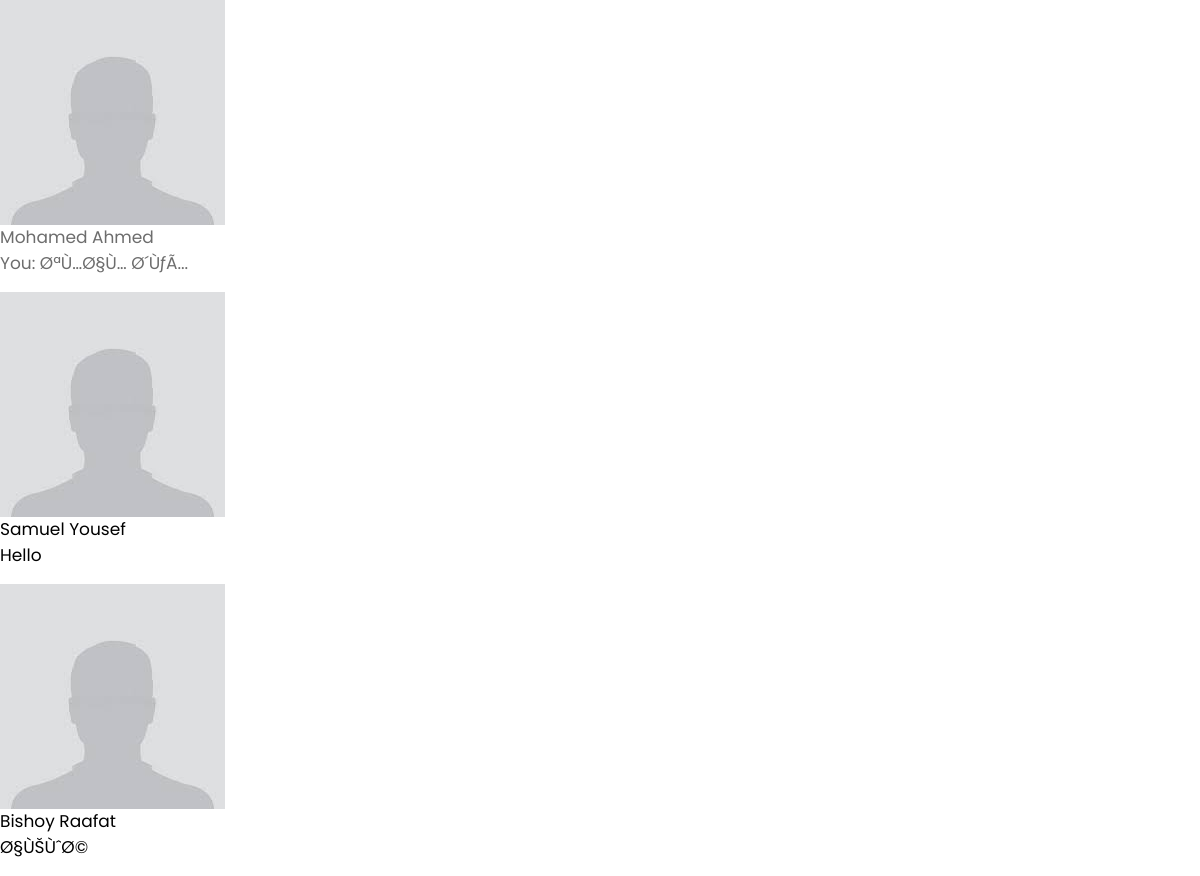
/php/chat.php (signed in), run on the app's committed database.
### tables this page shows
CREATE TABLE `chats` (
  `Chat_ID` int(11) NOT NULL,
  `userid` int(11) NOT NULL,
  `driverid` int(11) NOT NULL
);

CREATE TABLE `drivers` (
  `Driver_ID` int(11) NOT NULL,
  `First_Name` varchar(255) NOT NULL,
  `Last_Name` varchar(255) NOT NULL,
  `Mobile` varchar(255) NOT NULL,
  `Age` int(11) NOT NULL,
  `Country` varchar(255) NOT NULL,
  `National_ID` varchar(255) NOT NULL COMMENT 'rkm l bta2a',
  `License_ID` varchar(255) NOT NULL,
  `Driver_Image` varchar(255) NOT NULL,
  `Reg_Date` timestamp NOT NULL DEFAULT current_timestamp(),
  `UserID` int(11) NOT NULL
);

CREATE TABLE `messages` (
  `Message_ID` int(11) NOT NULL,
  `income_message_id` int(11) NOT NULL,
  `outing_message_id` int(11) NOT NULL,
  `message` varchar(1000) NOT NULL,
  `Chat_ID` int(11) NOT NULL,
  `Time` timestamp NOT NULL DEFAULT current_timestamp()
);

### int.php (called while the page is built, shortened)
<?php
$tpl = 'includes/templates/';
include $tpl . ('header.php');

### php/data.php (the view)
<?php
if ($user['Group_ID'] == 1) {
    while ($user = $stmt->fetch()) {
        $sql2 = $conn->prepare("SELECT * FROM messages WHERE (income_message_id = {$user['User_ID']}
                                OR outing_message_id = {$user['User_ID']}) AND (outing_message_id = {$outgoing_id}
                                OR income_message_id = {$outgoing_id}) ORDER BY Message_ID DESC LIMIT 1");
        $sql2->execute();
        $row2 = $sql2->fetch();
        $count = $sql2->rowCount();
        ($count > 0) ? $result = $row2['message'] : $result = "No message available";
        (strlen($result) > 28) ? $msg =  substr($result, 0, 28) . '...' : $msg = $result;
        if (isset($row2['outing_message_id'])) {
            ($outgoing_id == $row2['outing_message_id']) ? $you = "You: " : $you = "";
        } else {
            $you = "";
        }
        $output .= '   <a href="message.php?user_id=' . $user['User_ID'] . '">
                            <div class="content">
                                <img src="images/userimages/' . $user['User_Image'] . '" alt="">
                                <div class="details">
                                    <span>' . $user['First_Name'] . ' ' . $user['Last_Name'] . '</span>
                                    <p>' . $you . $msg . '</</p>
                                </div>
                            </div>
                        </a>';
    }
} else {
    while ($user = $stmt->fetch()) {
        $sql2 = $conn->prepare("SELECT * FROM messages WHERE (income_message_id = {$user['User_ID']}
                                OR outing_message_id = {$user['User_ID']}) AND (outing_message_id = {$outgoing_id}
                                OR income_message_id = {$outgoing_id}) ORDER BY Message_ID DESC LIMIT 1");
        $sql2->execute();
        $row2 = $sql2->fetch();
        $count = $sql2->rowCount();
        ($count > 0) ? $result = $row2['message'] : $result = "No message available";
        (strlen($result) > 28) ? $msg =  substr($result, 0, 28) . '...' : $msg = $result;
        if (isset($row2['outing_message_id'])) {
            ($outgoing_id == $row2['outing_message_id']) ? $you = "You: " : $you = "";
        } else {
            $you = "";
        }
        $output .= '   <a href="message.php?user_id=' . $user['User_ID'] . '">
                            <div class="content">
                                <img src="images/driverimages/' . $user['Driver_Image'] . '" alt="">
                                <div class="details">
                                    <span>' . $user['First_Name'] . ' ' . $user['Last_Name'] . '</span>
                                    <p>' . $you . $msg . '</</p>
                                </div>
                            </div>
                       </a>';
    }
}

### includes/templates/header.php (shortened to what this page needs)
<!doctype html>
<html lang="en">
  <head>
    <link href="https://cdn.jsdelivr.net/npm/bootstrap@5.0.0-beta1/dist/css/bootstrap.min.css" rel="stylesheet">
    <link rel="stylesheet" href=" \gradproject\layout\css\navbarhome.css">
    <link rel="stylesheet" href=" \gradproject\layout\css\navbar.css">
    <link rel="stylesheet" href=" \gradproject\layout\css\frontend.css">
    <link rel="stylesheet" href=" \gradproject\layout\css\loginstyle.css">
    <link rel="stylesheet" href=" \gradproject\layout\css\drivers.css">
    <link rel="stylesheet" href=" \gradproject\layout\css\chatstyle.css">
    <link rel="stylesheet" href=" \gradproject\layout\css\trips.css">
    <link rel="stylesheet" href=" \gradproject\layout\css\contact.css">
    <link rel="stylesheet" href=" \gradproject\layout\css\setting.css">
    <link rel="stylesheet" href=" \gradproject\layout\css\myprofile.css">
    <link rel="stylesheet" href=" \gradproject\layout\css\driverprofile.css">
    <link rel="stylesheet" href=" \gradproject\layout\css\footer.css">
    <link rel="stylesheet" href="https://cdnjs.cloudflare.com/ajax/libs/rateYo/2.3.2/jquery.rateyo.min.css">
  </head>
  <body>

### php/chat.php (shortened to what this page needs)
<?php
include ('../int.php');
$outgoing_id = $_SESSION['uid'];
$stmt = $conn->prepare("SELECT * FROM users WHERE User_ID = '{$outgoing_id}' ");
$stmt->execute();
$user=$stmt->fetch();
if($user['Group_ID']==1){
  $stmt = $conn->prepare("SELECT * FROM uprofiles
                          LEFT JOIN users ON users.User_ID = uprofiles.UID
                          LEFT JOIN chats ON chats.userid = uprofiles.UID
                          WHERE NOT User_ID = '{$outgoing_id}' AND Group_ID =0
                          AND chats.driverid= {$_SESSION['uid']}");
  $stmt->execute();
  $count = $stmt->rowCount();
  $output="";
  if($count == 0 ){
    $output .= "no users are available to chat";
  }elseif($count > 0 ){
    include "data.php";
  }
  echo $output;
}else{
  $stmt = $conn->prepare("SELECT * FROM drivers
                          LEFT JOIN users ON users.User_ID = drivers.UserID
                          LEFT JOIN chats ON chats.driverid = drivers.UserID
                          WHERE NOT User_ID = '{$outgoing_id}' AND Group_ID =1
                          AND User_Status=1 AND chats.userid= {$_SESSION['uid']}");
  $stmt->execute();
  $count = $stmt->rowCount();
  $output="";
  if($count == 0 ){
    $output .= "no users are available to chat";
  }elseif($count > 0 ){
    include "data.php";
  }
  echo $output;
}

### layout/css/frontend.css (style rules this page uses)
* { text-transform: capitalize !important; }
body { background-color: white !important; font-size: 17px; }
a { text-decoration: none; color: black; }

### layout/css/loginstyle.css (style rules this page uses)
body,input { font-family: "Poppins", sans-serif; }

### layout/css/chatstyle.css (style rules this page uses)
* { box-sizing: border-box; text-decoration: none; font-family: "Poppins", sans-serif; }

### data on the page
chats: drivers.Driver_Image (picture), drivers.First_Name "Mohamed", drivers.Last_Name "Ahmed", messages.outing_message_id "You:", messages.message "ØªÙ…Ø§Ù… Ø´ÙƒÃ..."
chats: drivers.Driver_Image (picture), drivers.First_Name "Samuel", drivers.Last_Name "Yousef", messages.message "Hello"
chats: drivers.Driver_Image (picture), drivers.First_Name "Bishoy", drivers.Last_Name "Raafat", messages.message "Ø§ÙŠÙˆØ©"
